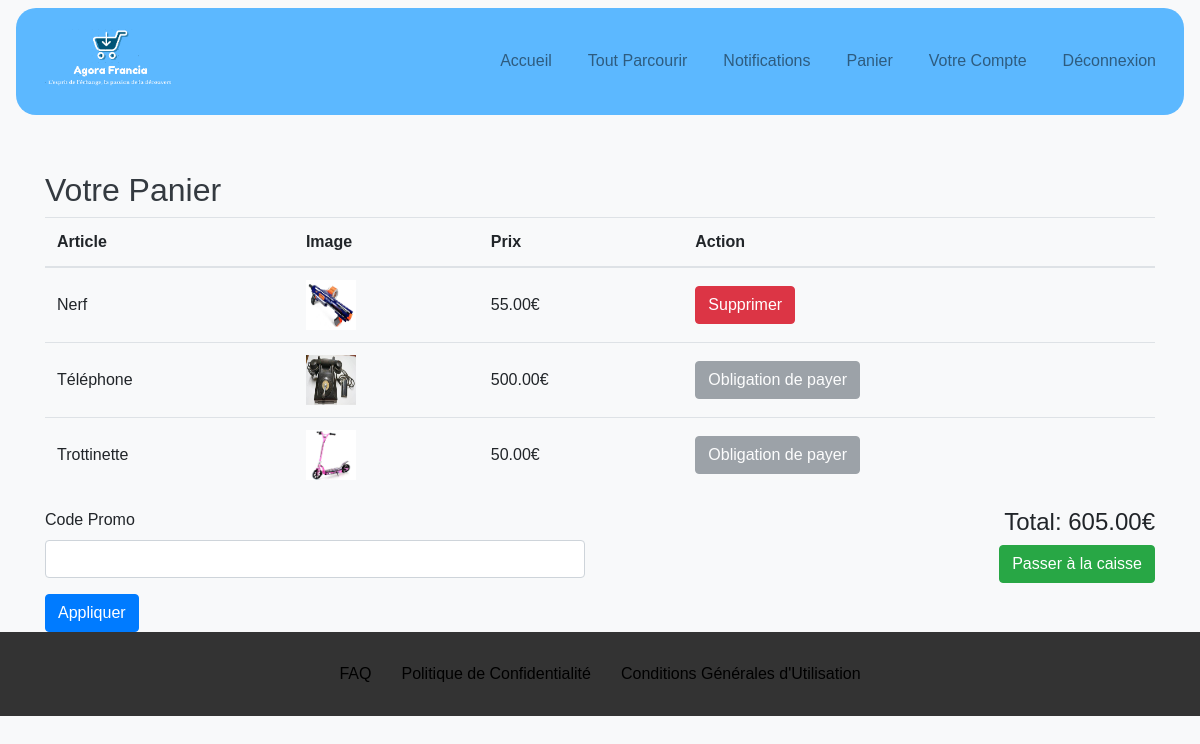
/SiteAGORA/cart.php (signed in), run on the app's committed database.
### tables this page shows
CREATE TABLE `cart` (
  `id` int(11) NOT NULL,
  `user_id` int(11) NOT NULL,
  `product_id` int(11) NOT NULL,
  `quantity` int(11) DEFAULT '1',
  `price` decimal(10,2) NOT NULL
);

CREATE TABLE `products` (
  `id` int(11) NOT NULL,
  `name` varchar(255) NOT NULL,
  `description` text,
  `price` decimal(10,2) NOT NULL,
  `category` varchar(100) DEFAULT NULL,
  `created_at` timestamp NOT NULL DEFAULT CURRENT_TIMESTAMP,
  `user_id` int(11) NOT NULL,
  `end_time` datetime DEFAULT NULL,
  `category_sell_id` int(11) DEFAULT NULL
);

### SiteAGORA/cart.php (the view, shortened to what this page needs)
<?php
include 'db_connection.php';
if (!isset($_SESSION['user_id'])) {
    $userLoggedIn = false;
} else {
    $userLoggedIn = true;
    $userId = $_SESSION['user_id'];
    $stmt = $conn->prepare("
        SELECT products.id, products.name, cart.price AS price,
               (SELECT image_path FROM product_images WHERE product_images.product_id = products.id LIMIT 1) AS image_path,
               cart.quantity,
               products.category_sell_id
        FROM cart
        JOIN products ON cart.product_id = products.id
        WHERE cart.user_id = ?
    ");
    $stmt->bind_param("i", $userId);
    $stmt->execute();
    $result = $stmt->get_result();
    $cartItems = [];
    while ($row = $result->fetch_assoc()) {
        $cartItems[] = $row;
    }
}
?>
<!DOCTYPE html>
<html lang="fr">
<head>
    <link rel="stylesheet" href="css/styles.css">
    <link rel="stylesheet" href="https://stackpath.bootstrapcdn.com/bootstrap/4.5.2/css/bootstrap.min.css">
</head>
<body>
    <?php include 'header.php'; ?>
    <div class="container mt-5">
        <h2>Votre Panier</h2>
        <?php if (!$userLoggedIn): ?>
            <div class="container mt-5">
                <p>Vous n'êtes pas connecté</p>
                <p class="mt-3">Vous avez déjà un compte ? <a href="login.php">Connexion</a></p>
                <p class="mt-3">Vous n'avez pas encore de compte ? <a href="signup.php">Inscription</a></p>
            </div>
        <?php else: ?>
            <?php if (count($cartItems) > 0): ?>
            <table class="table">
                <thead>
                    <tr>
                        <th>Article</th>
                        <th>Image</th>
                        <th>Prix</th>
                        <th>Action</th>
                    </tr>
                </thead>
                <tbody>
                    <?php foreach ($cartItems as $item): ?>
                    <tr>
                        <td><?php echo htmlspecialchars($item['name']); ?></td>
                        <td>
                            <?php if ($item['image_path']): ?>
                            <img src="<?php echo htmlspecialchars($item['image_path']); ?>" class="img-fluid" alt="<?php echo htmlspecialchars($item['name']); ?>" style="width: 50px; height: 50px;">
                            <?php else: ?>
                            <span>Pas d'image</span>
                            <?php endif; ?>
                        </td>
                        <td class="total">
                            <span class="new-price"><?php echo number_format($item['price'], 2); ?>€</span>
                        </td>
                        <td>
                            <?php if ($item['category_sell_id'] == 3): ?>
                            <button class="btn btn-danger remove-item" data-product-id="<?php echo $item['id']; ?>">Supprimer</button>
                            <?php else: ?>
                            <button class="btn btn-secondary" disabled>Obligation de payer</button>
                            <?php endif; ?>
                        </td>
                    </tr>
                    <?php endforeach; ?>
                </tbody>
            </table>
            <div class="row">
                <div class="col-md-6">
                    <div class="form-group">
                        <label for="promoCode">Code Promo</label>
                        <input type="text" class="form-control" id="promoCode">
                    </div>
                    <button class="btn btn-primary apply-promo">Appliquer</button>
                </div>
                <div class="col-md-6 text-right">
                    <h4>
                        <span id="new-grand-total">Total: <?php echo number_format(array_sum(array_column($cartItems, 'price')), 2); ?>€</span>
                    </h4>
                    <a href="checkout.php?total_price=<?php echo number_format(array_sum(array_column($cartItems, 'price')), 2); ?>" class="btn btn-success">Passer à la caisse</a>
                </div>
            </div>
            <?php else: ?>
            <p>Votre panier est vide.</p>
            <?php endif; ?>
        <?php endif; ?>
    </div>
    <?php include 'footer.php'; ?>
</body>
</html>

### SiteAGORA/styles.css (style rules this page uses)
body { font-family: Arial, sans-serif; background-color: #f8f9fa; }
.container { margin-top: 50px; }
h2 { color: #343a40; }
.table th, .table td { vertical-align: middle; }

### SiteAGORA/header.php (style rules this page uses)
body { font-family: Arial, sans-serif; margin: 0; padding: 0; }

### data on the page
cart: product.name "Nerf", shows a picture, price "55.00"
cart: product.name "Téléphone", product.name (picture), price "500.00", shows "Obligation de payer"
cart: product.name "Trottinette", product.name (picture), price "50.00", shows "Obligation de payer"
